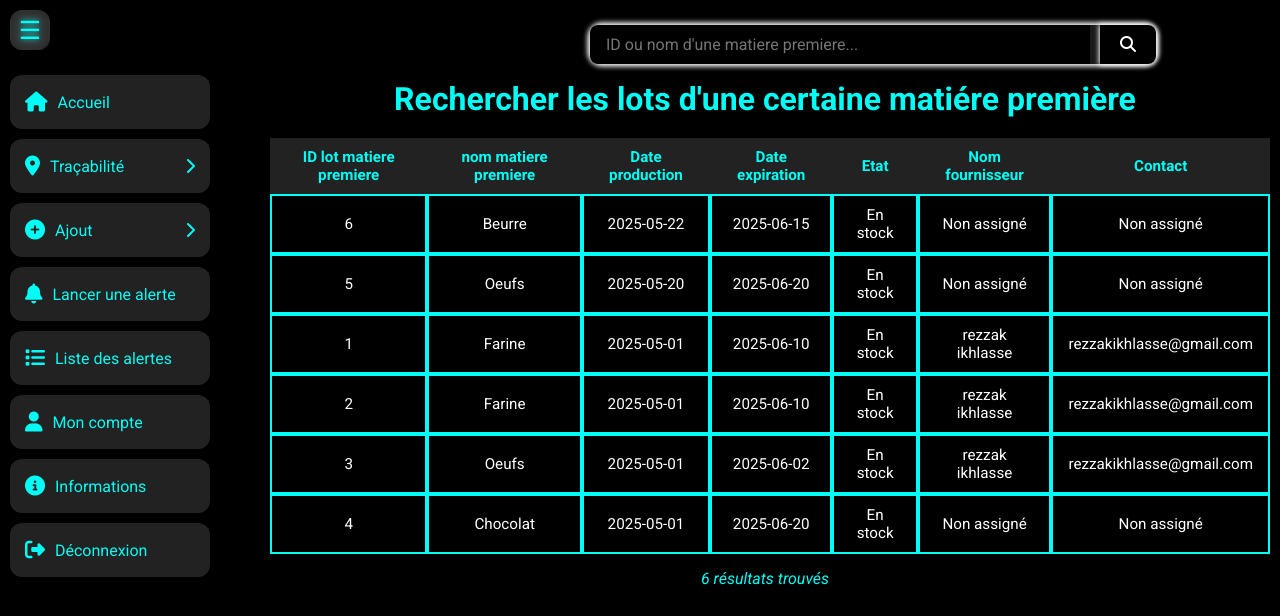
/fabricant/afflotmp.php, run on the app's committed database.
### tables this page shows
CREATE TABLE `lotmatierepremiere` (
  `NumLotMP` int(11) NOT NULL,
  `DateProduction` date DEFAULT NULL,
  `DateExpiration` date DEFAULT NULL,
  `QteInitiale` int(11) DEFAULT NULL,
  `QteRestante` int(11) DEFAULT NULL,
  `Etat` varchar(50) DEFAULT NULL,
  `IdMP` int(11) DEFAULT NULL,
  `NumBonRec` int(11) DEFAULT NULL
);

CREATE TABLE `matierepremiere` (
  `IdMP` int(11) NOT NULL,
  `NomMP` varchar(100) DEFAULT NULL,
  `description` text DEFAULT NULL,
  `prix` decimal(10,2) DEFAULT NULL
);

### src/fabricant/afflotmp.php (the view, shortened to what this page needs)
<!DOCTYPE html>
<html lang="fr">
<head>
  <link rel="stylesheet" href="https://cdnjs.cloudflare.com/ajax/libs/font-awesome/6.4.0/css/all.min.css">
  <link rel="stylesheet" href="style.css">
</head>
<body>
<div class="sidebar" id="sidebar">
        <button id="toggleSidebar" onclick="toggleSidebar()">☰</button>
        <nav class="nav">
            <a href="homepage.php">
                <span class="icon"><i class="fas fa-home"></i></span>
                <span class="label">Accueil</span>
            </a>
            <div class="dropdown">
                <a class="dropdown-toggle">
                    <div style="display: flex; align-items: center;">
                        <span class="icon"><i class="fas fa-map-marker-alt"></i></span>
                        <span class="label">Traçabilité</span>
                    </div>
                    <span class="arrow"><i class="fas fa-chevron-right"></i></span>
                </a>
            </div>
            <div class="dropdown">
                <a class="dropdown-toggle">
                    <div style="display: flex; align-items: center;">
                        <span class="icon"><i class="fas fa-plus-circle"></i></span>
                        <span class="label">Ajout</span>
                    </div>
                    <span class="arrow"><i class="fas fa-chevron-right"></i></span>
                </a>
            </div>
            <a href="lanceralerte.php">
                <span class="icon"><i class="fas fa-bell"></i></span>
                <span class="label">Lancer une alerte</span>
            </a>
            <a href="listealertes.php">
                <span class="icon"><i class="fas fa-list"></i></span>
                <span class="label">Liste des alertes</span>
            </a>
            <a href="compte.php">
                <span class="icon"><i class="fas fa-user"></i></span>
                <span class="label">Mon compte</span>
            </a>
            <a href="informations.php">
                <span class="icon"><i class="fas fa-info-circle"></i></span>
                <span class="label">Informations</span>
            </a>
            <a href="logout.php">
                <span class="icon"><i class="fas fa-sign-out-alt"></i></span>
                <span class="label">Déconnexion</span>
            </a>
        </nav>
    </div>
    <button id="toggleSidebar" onclick="toggleSidebar()">☰</button>
  <main>
      <div class="search-bar">
        <form method="get" action="<?php echo htmlspecialchars($_SERVER['PHP_SELF']); ?>">
          <input type="text" name="query" id="queryInput" placeholder="ID ou nom d'une matiere premiere..." value="<?php echo isset($_GET['query']) ? htmlspecialchars($_GET['query']) : ''; ?>" required>
          <button type="submit" class="search-icon-bottun"><i class="fas fa-search"></i></button>
        </form>
      </div>
      <h1>Rechercher les lots d'une certaine matiére première</h1>
      <?php
      $host = "localhost";
      $user = "root";
      $pass = "";
      $db = "trace";
      try {
        $pdo = new PDO("mysql:host=$host;dbname=$db;charset=utf8", $user, $pass);
        $pdo->setAttribute(PDO::ATTR_ERRMODE, PDO::ERRMODE_EXCEPTION);
        $query = isset($_GET['query']) ? trim($_GET['query']) : '';
        $sql = "
          SELECT
            lmp.NumLotMP AS IDLotMP,
            mp.NomMP AS NomMP,
            DATE_FORMAT(lmp.DateProduction, '%Y-%m-%d') AS DateProduction,
            DATE_FORMAT(lmp.DateExpiration, '%Y-%m-%d') AS DateExpiration,
            lmp.Etat,
            COALESCE(u.NomComplet, 'Non assigné') AS NomFournisseur,
            COALESCE(u.Email, 'Non assigné') AS ContactFournisseur
          FROM LotMatierePremiere lmp
          JOIN MatierePremiere mp ON mp.IdMP = lmp.IdMP
          LEFT JOIN BonReception br ON br.NumBonRec = lmp.NumBonRec
          LEFT JOIN Users u ON u.Iduser = br.IdFournisseur AND u.role = 'fournisseur'
        ";
        $params = [];
        $sql .= " ORDER BY lmp.DateProduction DESC";
        $stmt = $pdo->prepare($sql);
        $stmt->execute($params);
        $results = $stmt->fetchAll(PDO::FETCH_ASSOC);
        if ($results) {
          echo '<table class="content-table">
                  <thead>
                    <tr>
                      <th>ID lot matiere premiere</th>
                      <th>nom matiere premiere</th>
                      <th>Date production</th>
                      <th>Date expiration</th>
                      <th>Etat</th>
                      <th>Nom fournisseur</th>
                      <th>Contact</th>
                    </tr>
                  </thead>
                  <tbody>';
          foreach ($results as $row) {
            echo "<tr>";
            echo "<td>{$row['IDLotMP']}</td>";
            echo "<td>{$row['NomMP']}</td>";
            echo "<td>{$row['DateProduction']}</td>";
            echo "<td>{$row['DateExpiration']}</td>";
            echo "<td>{$row['Etat']}</td>";
            echo "<td>{$row['NomFournisseur']}</td>";
            echo "<td>{$row['ContactFournisseur']}</td>";
            echo "</tr>";
          }
          echo '</tbody></table>';
          echo '<div class="results-count">'.count($results).' résultats trouvés</div>';
        } else {
          if (!empty($query)) {
            echo '<div class="no-results">Aucun résultat pour "'.htmlspecialchars($query).'"</div>';
          } else {
            echo '<div class="no-results">Aucune donnée disponible</div>';
          }
        }
      } catch (PDOException $e) {
        echo '<div class="no-results">Erreur de connexion: '.htmlspecialchars($e->getMessage()).'</div>';
      }
      ?>
  </main>
</body>
</html>

### src/fabricant/style.css (style rules this page uses)
* { margin: 0; padding: 0; box-sizing: border-box; font-family: 'Roboto', sans-serif; }
body { background-color: #000000; color: #ffffff; transition: margin-left 0.3s; }
.sidebar { width: 220px; height: 100vh; background-color: #000000; position: fixed; top: 0; left: 0; transition: width 0.3s ease; z-index: 1000; overflow-y: auto; padding-top: 60px; box-shadow: 2px 0 10px rgba(0, 0, 0, 0.5); }
.nav { display: flex; flex-direction: column; padding: 10px; }
.nav a { color: #00fef6; background-color: #222222; display: flex; align-items: center; padding: 15px; margin: 5px 0; border-radius: 12px; text-decoration: none; transition: all 0.3s ease; }
.nav a .icon { font-size: 20px; margin-right: 10px; }
.nav a .label { white-space: nowrap; }
#toggleSidebar { position: fixed; top: 10px; left: 10px; width: 40px; height: 40px; font-size: 25px; color: #00fef6; background: rgba(255, 255, 255, 0.1); backdrop-filter: blur(3px); border-radius: 12px; border: none; z-index: 1001; cursor: pointer; display: flex; align-items: center; justify-content: center; }
main { margin-left: 240px; padding: 20px; transition: margin-left 0.3s ease; }
.dropdown-toggle { justify-content: space-between; cursor: pointer; }
.arrow { transition: transform 0.3s; }
.search-bar { position: fixed; background: rgba(255, 255, 255, 0.1); backdrop-filter: blur(2px); padding: 0px; margin-left: 25%; margin-top: 5px; border-radius: 12px; z-index: 2; }
.search-bar form { box-shadow: 0px 0px 5px 2.5px #ffffff; display: flex; justify-content: center; align-items: center; max-width: 600px; margin: auto; border-radius: 12px; }
.search-bar input[type="text"] { flex: 1; width: 500px; padding: 10px 16px; font-size: 16px; border: none; background-color: #000000; color: #ffffff; border-radius: 8px 0 0 8px; }
.search-bar button { padding: 10px 20px; box-shadow: 0px 0px 5px 1px #ffffff; font-size: 16px; border: none; background-color: #000000; color: #ffffff; border-radius: 0 8px 8px 0; transition: 500ms ease; }
.content-table { font-size: 0.95em; min-width: 1000px; border-collapse: separate; border-spacing: 0; margin-top: 70px; }
.content-table thead tr { background-color: #222222; color: #00fef6; }
.content-table th, .content-table td { padding: 10px 15px; text-align: center; }
.content-table tbody td { border: solid 2px #00fef6; color: #ffffff; }
h1 { padding-top: 60px; color: #00fef6; text-align: center; }
.results-count { text-align: center; margin-top: 10px; color: #00fef6; font-style: italic; }

### src/fabricant/afflotmp.php (style rules this page uses)
main { margin-left: 250px; padding: 20px; transition: margin-left 0.3s ease; }
.content-table { width: 100%; overflow-x: auto; margin-top: 20px; }
.search-bar { margin-bottom: 20px; }
.search-bar form { display: flex; gap: 10px; align-items: center; }
.search-bar input { flex: 1; padding: 8px; border: 1px solid #444; border-radius: 4px; background-color: #333; color: #fff; }
.search-icon-bottun { padding: 8px 15px; background-color: #00fef6; border: none; border-radius: 4px; color: #333; cursor: pointer; }
.results-count { margin-top: 15px; color: #00fef6; }

### data on the page
lotmatierepremiere: NumLotMP "6", IdMP.NomMP "Beurre", DateProduction "2025-05-22", DateExpiration "2025-06-15", Etat "En stock", NomFournisseur "Non assigné", ContactFournisseur "Non assigné"
lotmatierepremiere: NumLotMP "5", IdMP.NomMP "Oeufs", DateProduction "2025-05-20", DateExpiration "2025-06-20", Etat "En stock", NomFournisseur "Non assigné", ContactFournisseur "Non assigné"
lotmatierepremiere: NumLotMP "1", IdMP.NomMP "Farine", DateProduction "2025-05-01", DateExpiration "2025-06-10", Etat "En stock", NomFournisseur "rezzak ikhlasse", ContactFournisseur "rezzakikhlasse@gmail.com"
lotmatierepremiere: NumLotMP "2", IdMP.NomMP "Farine", DateProduction "2025-05-01", DateExpiration "2025-06-10", Etat "En stock", NomFournisseur "rezzak ikhlasse", ContactFournisseur "rezzakikhlasse@gmail.com"
lotmatierepremiere: NumLotMP "3", IdMP.NomMP "Oeufs", DateProduction "2025-05-01", DateExpiration "2025-06-02", Etat "En stock", NomFournisseur "rezzak ikhlasse", ContactFournisseur "rezzakikhlasse@gmail.com"
lotmatierepremiere: NumLotMP "4", IdMP.NomMP "Chocolat", DateProduction "2025-05-01", DateExpiration "2025-06-20", Etat "En stock", NomFournisseur "Non assigné", ContactFournisseur "Non assigné"

### other printed values
count($results) "6"
